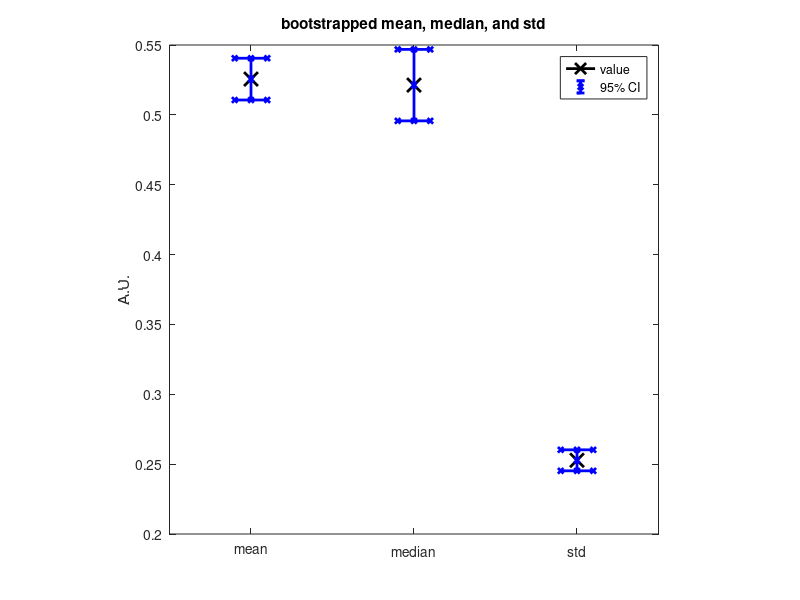

Write the MATLAB code that produced this figure.
function [] = k()
% ESC 555 Homework 5
% Kevin Turner
% 6 Apr. 2019

% Problem Three
data = exp(-abs(randn(1000, 1)));
functionIndex = {@mean, @median, @std};
functionIDs = {'mean', 'median', 'std'};
nboot = 1000;

for a = 1:length(functionIndex)
    [output.(functionIDs{a}).data, output.(functionIDs{a}).value] = BootStrapESC555(nboot, functionIndex{a}, data);
    output.(functionIDs{a}).CI = prctile(output.(functionIDs{a}).data,[2.5 97.5]);
end

figure
for a = 1:length(functionIndex)
    p1 = plot(a,output.(functionIDs{a}).value,'k');
    set(p1, 'LineWidth', 2, 'MarkerSize', 10, 'Marker', 'x')
    hold on
    e1 = errorbar(a, output.(functionIDs{a}).value, output.(functionIDs{a}).value - output.(functionIDs{a}).CI(1),'b');
    set(e1, 'LineStyle', 'none'); 
    eline = get(e1, 'Children');
    set(eline,  'LineWidth', 2, 'Marker', 'x', 'MarkerSize', 4)
end

axis square
xlim([0.5 3.5])
legend([p1 e1], {'value', '95% CI'})
set(gca, 'XTick', [1 2 3], 'XTickLabel' ,functionIDs)
title('bootstrapped mean, median, and std')
ylabel('A.U.')

end

function [samples, meanVal] = BootStrapESC555(nboot, funcID, data)

samples = zeros(1,length(nboot));
for a = 1:nboot
    sampleIndex = randi([1,length(data)],1,length(data));
    sampledData = data(sampleIndex);
    sampledResult = funcID(sampledData);
    samples(a) = sampledResult;
end
meanVal = mean(samples);

end
